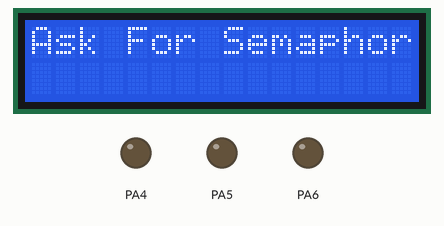
Recording of a program running on a simulated ATmega32, built with avr-gcc and emulated at 16 MHz. Parts: 16×2 character LCD, output pins drawn as LEDs (lit = HIGH). Wiring (inferred from the names in the program): character LCD (HD44780): RS PA3; E PA2; data PB0, PB1, PB2, PB4. Pins used as bus, display or sensor lines are not drawn.

Above: at 0.4 s.
At 1.0 s:
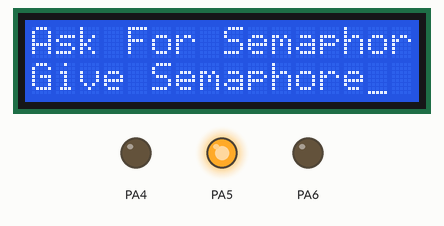
At 2.2 s:
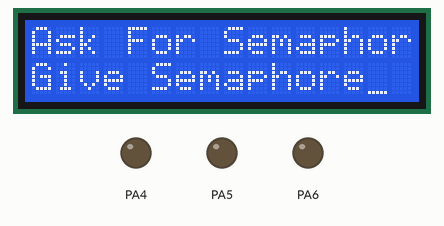
At 11.53 s:
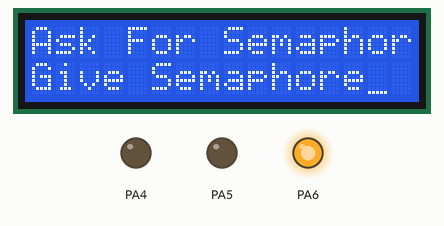
At 19.96 s:
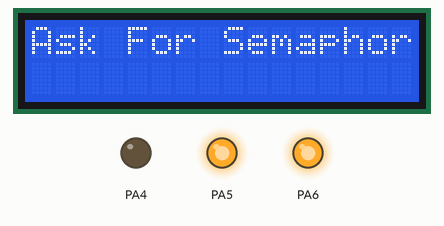
At 38.41 s:
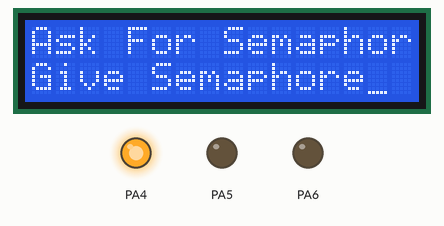
Timing chart, 0 to 40.0 s (numbered marks = the images above):
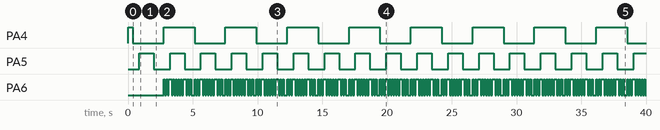

Measured:
- by itself, PA4: repeats every 4.8 s: LOW 2.4 s, HIGH 2.4 s
- by itself, PA5: alternates HIGH for 1.1 s and LOW for 1.3 s
- by itself, PA6: repeats every 2.4 s: LOW 0.10 s, HIGH 0.10 s, LOW 0.10 s, HIGH 0.22 s, 4 × (LOW 0.10 s, HIGH 0.10 s), LOW 0.10 s, HIGH 0.22 s, 2 × (LOW 0.10 s, HIGH 0.10 s), LOW 0.25 s, HIGH 0.10 s
- what the display in image 0 shows lasts 0.6 s, from 0.4 s to 1.0 s
- what the display in image 1 shows lasts 1.8 s, from 1.0 s to 2.8 s

The program:

Schedular_With_Semaphore.c
```c
/*
 * rtos.c
 *
 * Created: 11/17/2023 1:00:05 PM
 *  Author: MERNA
 */

#define F_CPU			16000000UL
#include "util/delay.h"

#include "UTIL/STD_TYPES.h"
#include "Schedular.h"
#include "MCAL/DIO/DIO_INTERFACE.h"
#include "MCAL/PORT/PORT_INTERFACE.h"
#include "MCAL/GIE/GIE_INTERFACE.h"
#include "HAL/LCD/LCD_INTERFACE.h"

extern volatile u8 chosen_task;
extern volatile BaseType_t choose_Done;
extern Task_t Task_arr[MAX_NUMBER_OF_PRIORITY][MAX_NUMBER_OF_SAME_PRIORITY];

semaphore_t sema_task;

/****************************************************************************/
void Task1(void)
{
	LCD_SendCMD(CLR_SCREEN);
	LCD_Send_XY(1,1,"Ask For Semaphore");
	while(pdFALSE == Semaphore_Take(&sema_task,100));
	Dio_FlipChannel(PA_4);

}

/****************************************************************************/
void Task2(void)
{
	Dio_FlipChannel(PA_5);
	LCD_Send_XY(2,1,"Give Semaphore");
	Semaphore_Give(&sema_task);
}
/****************************************************************************/
void Task3(void)
{
		Dio_FlipChannel(PA_6);
}

/****************************************************************************/
int main(void)
{
	Port_Init();
	Dio_WriteChannel(PA_4,1);
	LCD_Init();
	/* Three Tasks with the same priority (1)
	Task1: has periodicity = 2000 tick , First Delay = 0 , asks for semaphore
	Task2: has periodicity = 1000 tick , First Delay = 500 , gives semaphore
	Task3: has periodicity = 100 tick , First Delay = 2000
	*/
	Create_Task(Task1,0,2000,0);
	Create_Task(Task2,1,1000,500);
	Create_Task(Task3,2,100,2000);

	Create_SemaphoreBinary(&sema_task);

	Start_System();
	u8 row,col;
    while(1)
    {

    }
}
```

Schedular.c
```c
/*
 * Schedular.c
 *
 * Created: 11/17/2023 1:01:45 PM
 *  Author: MERNA
 */
#include "UTIL/STD_TYPES.h"
#include "MCAL/GIE/GIE_INTERFACE.h"
#include "MCAL/TMR0/TMR0_INTERFACE.h"
#include "Schedular.h"


/* Semaphore array */
semaphore_t* sema_arr[MAX_SEMAPHORE_NUMBER];
u8 Number_of_Semaphores = 0;

/****************************************************************************/
void TMR0_ISR(void)
{
	Schedular();
}
/******************************************************************************/
/* 2D array to handle tasks with the same priority */
Task_t Task_arr[MAX_NUMBER_OF_PRIORITY][MAX_NUMBER_OF_SAME_PRIORITY];
u8 Number_of_Tasks ;

volatile u8 chosen_task = 255;
volatile BaseType_t choose_Done = pdFALSE;
/******************************************************************************/
BaseType_t Create_Task(void (*ptr)(void),u8 Priority,u16 priodicity,u16 First_d)
{
	for(u8 i=0 ; i<MAX_NUMBER_OF_SAME_PRIORITY ; i++)
	{
		if(Task_arr[Priority][i].func==NULL && ptr != NULL)
		{
			Task_arr[Priority][i].func = ptr;
			Task_arr[Priority][i].Periodicity = priodicity;
			Task_arr[Priority][i].First_delay = First_d;
			Task_arr[Priority][i].state = Ready;
			return pdTRUE;
		}
	}
	return pdFALSE;
}

/******************************************************************************/
BaseType_t Task_Delete(void(*ptr)(void))
{
	u8 i,j;
	for(i=0 ; i<MAX_NUMBER_OF_PRIORITY ; i++)
	{
		for(j=0 ; j<MAX_NUMBER_OF_SAME_PRIORITY ; j++)
		{
			if(Task_arr[i][j].func == ptr)
			{
				Task_arr[i][j].func = NULL;
				Task_arr[i][j].state = Dormant;
				return pdTRUE;
			}
		}
	}
	return pdFALSE;
}

/******************************************************************************/
void Schedular(void)
{
	static u32 counter = 0;
	u8 i,j;
	for(i=0 ; i<MAX_NUMBER_OF_PRIORITY ; i++)
	{
		for(j=0 ; j<MAX_NUMBER_OF_SAME_PRIORITY ; j++)
		{
			if(Task_arr[i][j].func != NULL)
			{
				if(Task_arr[i][j].First_delay == 0 && chosen_task == 255)
				{
					Task_arr[i][j].func();
					Task_arr[i][j].First_delay = Task_arr[i][j].Periodicity-1;
				}
				else if(Task_arr[i][j].First_delay != 0)
				{
					Task_arr[i][j].First_delay --;
				}
			}
		}

		if(i<Number_of_Semaphores && sema_arr[i]->TimeOut>0)
		{
			sema_arr[i]->TimeOut--;
		}
	}
	counter++;
}

/******************************************************************************/

void Start_System(void)
{
	GI_vEnable();
	TMR0_vInit();
	TMR0_vSetDelay_ms_UsingCTC(TICK_TIME);
	TMR0_vSetCallBack_COMP(TMR0_ISR);
	TMR0_vStart();
	choose_Done == pdFALSE;
}

/******************************************************************************/

/********************************* Semaphore *********************************/

void Create_SemaphoreBinary(semaphore_t* semaphore)
{
	semaphore->create = SEMAPHORE_CREATE_YES;
	semaphore->state = SEMAPHORE_NOT_USED;
	semaphore->TimeOut = 0;
	sema_arr[Number_of_Semaphores] = semaphore;
	Number_of_Semaphores++;
}

/******************************************************************************/

BaseType_t Semaphore_Take(semaphore_t* semaphore,u16 TimeOut)
{
	semaphore->TimeOut = TimeOut;
	while(semaphore->TimeOut > 0)
	{
		if(semaphore->state == SEMAPHORE_NOT_USED)
		{
			semaphore->state = SEMAPHORE_USED;
			semaphore->TimeOut = 0;
			return pdTRUE;
		}
	}
	return pdFALSE;
}

/******************************************************************************/

void Semaphore_Give(semaphore_t* semaphore)
{
	semaphore->state = SEMAPHORE_NOT_USED;
}

/******************************************************************************/
void Semaphore_Delete(semaphore_t* semaphore)
{
	semaphore->create = SEMAPHORE_CREATE_NO;
	semaphore->state = SEMAPHORE_NOT_USED;
	semaphore->TimeOut = 0;
}

/******************************************************************************/
```

Schedular.h
```c
/*
 * Schedular.h
 *
 * Created: 11/17/2023 1:02:06 PM
 *  Author: MERNA
 */


#ifndef SCHEDULAR_H_
#define SCHEDULAR_H_

#include "UTIL/STD_TYPES.h"
/**********************************************************************************/
typedef enum{
	Dormant,
	Ready,
	Running,
	Waiting
}state_t;

/**********************************************************************************/
typedef struct{
	u16 Periodicity;
	u16 First_delay;
	state_t state;
	void (*func)(void);
}Task_t;
/***********************************************************************************/
typedef enum{
	pdTRUE,
	pdFALSE
}BaseType_t;
/***********************************************************************************/
typedef struct{
	u8 create;
	u8 state;
	s16 TimeOut;
}semaphore_t;

/***********************************************************************************/

#define TICK_TIME							1
#define MAX_NUMBER_OF_PRIORITY				10
#define MAX_NUMBER_OF_SAME_PRIORITY			3


#define MAX_SEMAPHORE_NUMBER				3

#define SEMAPHORE_CREATE_YES				1
#define SEMAPHORE_CREATE_NO					2

#define SEMAPHORE_USED						1
#define SEMAPHORE_NOT_USED					2

/**********************************************************************************/

BaseType_t Create_Task(void (*ptr)(void),u8 Priority,u16 priodicity,u16 First_d);

BaseType_t Task_Delete(void(*ptr)(void));

void Schedular(void);

void Start_System(void);


void Create_SemaphoreBinary(semaphore_t* semaphore);

BaseType_t Semaphore_Take(semaphore_t* semaphore,u16 TimeOut);

void Semaphore_Give(semaphore_t* semaphore);

void Semaphore_Delete(semaphore_t* semaphore);

#endif /* SCHEDULAR_H_ */
```

LCD_CONFIG.h
```c
/*
 * LCD_config.h
 *
 * Created: 10/21/2023 2:10:40 PM
 *  Author: MERNA
 */


#ifndef LCD_CONFIG_H_
#define LCD_CONFIG_H_


#define LCD_D4			PB_0
#define LCD_D5			PB_1
#define LCD_D6			PB_2
#define LCD_D7			PB_4

#define LCD_RS			PA_3
#define LCD_EN			PA_2


#endif /* LCD_CONFIG_H_ */
```

LCD_INTERFACE.h
```c
/*
 * LCD.h
 *
 * Created: 10/21/2023 2:10:27 PM
 *  Author: MERNA
 */


#ifndef LCD_H_
#define LCD_H_

/* ################################# Includes ##################################*/
#define F_CPU	16000000UL
#include "util/delay.h"
#include "../../MCAL/DIO/DIO_INTERFACE.h"

/* ################################## Macros ####################################*/


/* Commands */
#define EIGHT_BIT			  0x38
#define FOUR_BIT			  0x28
#define CLR_SCREEN			  0x01
#define DISPLAY_ON_CURSOR_ON  0x0E
#define DISPLAY_ON_CURSOR_OFF 0x0C
#define ENTRY_MODE			  0x06
#define RETURN_HOME			  0x02
#define ROW1_START			  0x80
#define ROW2_START			  0xC0 //0x80 + 0x40


void LCD_Init(void);

static void LCD_SendTrigger(void);

void LCD_SendCMD(u8 Command);

void LCD_SendData(u8 Data);

void LCD_SendString(char* String);

void LCD_Send_XY(u8 X,u8 Y,char* String);

void LCD_vSendNumber(u16 Copy_u16Number);

#endif /* LCD_H_ */
```

LCD_PROGRAM.c
```c
/*
 * LCD.c
 *
 * Created: 10/21/2023 2:10:12 PM
 *  Author: MERNA
 */
#include "LCD_INTERFACE.h"
#include "LCD_CONFIG.h"

void LCD_Init(void)
{
	_delay_ms(150);
	LCD_SendCMD(RETURN_HOME);
	_delay_ms(10);
	LCD_SendCMD(FOUR_BIT);
	_delay_ms(1);
	LCD_SendCMD(DISPLAY_ON_CURSOR_ON);
	_delay_ms(1);
	LCD_SendCMD(CLR_SCREEN);
	_delay_ms(10);
	LCD_SendCMD(ENTRY_MODE);
	_delay_ms(1);
}

void LCD_SendCMD(u8 Command)
{
	Dio_WriteChannel(LCD_D4,GET_BIT(Command,4));
	Dio_WriteChannel(LCD_D5,GET_BIT(Command,5));
	Dio_WriteChannel(LCD_D6,GET_BIT(Command,6));
	Dio_WriteChannel(LCD_D7,GET_BIT(Command,7));
	Dio_WriteChannel(LCD_RS,STD_LOW);
	LCD_SendTrigger();
	Dio_WriteChannel(LCD_D4,GET_BIT(Command,0));
	Dio_WriteChannel(LCD_D5,GET_BIT(Command,1));
	Dio_WriteChannel(LCD_D6,GET_BIT(Command,2));
	Dio_WriteChannel(LCD_D7,GET_BIT(Command,3));
	Dio_WriteChannel(LCD_RS,STD_LOW);
	LCD_SendTrigger();
}


void LCD_SendData(u8 Data)
{
	Dio_WriteChannel(LCD_D4,GET_BIT(Data,4));
	Dio_WriteChannel(LCD_D5,GET_BIT(Data,5));
	Dio_WriteChannel(LCD_D6,GET_BIT(Data,6));
	Dio_WriteChannel(LCD_D7,GET_BIT(Data,7));
	Dio_WriteChannel(LCD_RS,STD_HIGH);
	LCD_SendTrigger();
	Dio_WriteChannel(LCD_D4,GET_BIT(Data,0));
	Dio_WriteChannel(LCD_D5,GET_BIT(Data,1));
	Dio_WriteChannel(LCD_D6,GET_BIT(Data,2));
	Dio_WriteChannel(LCD_D7,GET_BIT(Data,3));
	Dio_WriteChannel(LCD_RS,STD_HIGH);
	LCD_SendTrigger();
}

static void LCD_SendTrigger(void)
{
	Dio_WriteChannel(LCD_EN,STD_HIGH);
	_delay_ms(2);
	Dio_WriteChannel(LCD_EN,STD_LOW);
	_delay_ms(2);
}

void LCD_SendString(char* String)
{
	while(*String != '\0')
	{
		LCD_SendData(*String);
		String++;
	}
}

void LCD_Send_XY(u8 X,u8 Y,char* String)
{
	u8 LOC;
	if(X==1 || X>4)
	{
		LOC = ROW1_START+Y-1;
	}
	else if(X==2)
	{
		LOC = ROW1_START+(0x40)+Y-1;
	}
	else if(X==3)
	{
		LOC = ROW1_START+(0x14)+Y-1;
	}
	else
	{
		LOC = ROW1_START+(0x54)+Y-1;
	}
	LCD_SendCMD(LOC);
	LCD_SendString(String);
}


void LCD_vSendNumber(u16 Copy_u16Number)
{
	u8 LOC_Arr[10];
	u8 LOC_i=0;
	if(Copy_u16Number == 0)
	{
		LCD_SendData('0');
	}
	else
	{
		while(Copy_u16Number != 0)
		{
			LOC_Arr[LOC_i] = Copy_u16Number%10;
			Copy_u16Number /= 10;
			LOC_i++;
		}
		while(LOC_i>0)
		{
			LOC_i--;
			LCD_SendData(LOC_Arr[LOC_i]+48);
		}
	}
}
```

DIO_INTERFACE.h
```c
/*
 * DIO.h
 *
 * Created: 10/20/2023 10:15:13 AM
 *  Author: MERNA
 */


#ifndef DIO_H_
#define DIO_H_

/******************************** Includes ***************************************/
#include "../../UTIL/STD_TYPES.h"
#include "../../UTIL/BIT_MATH.h"
#include "DIO_TYPES.h"
#include "DIO_REGISTER.h"


/******************************** Prototypes ***************************************/
void Dio_WriteChannel(Dio_ChannelType ChannelId, Dio_LevelType Level);

Dio_LevelType Dio_ReadChannel(Dio_ChannelType ChannelId);

Dio_PortLevelType Dio_ReadPort(Dio_PortType PortId);

void Dio_WritePort(Dio_PortType PortId,Dio_PortLevelType Level);

Dio_LevelType Dio_FlipChannel(Dio_ChannelType ChannelId);

#endif /* DIO_H_ */
```

DIO_PROGRAM.c
```c
/*
 * DIO.c
 *
 * Created: 10/20/2023 10:16:06 AM
 *  Author: MERNA
 */
#include "DIO_INTERFACE.h"
/******************************************************************************************/
void Dio_WriteChannel(Dio_ChannelType ChannelId, Dio_LevelType Level)
{
	switch(ChannelId/8)
	{
		/* PortA */
		case 0:
		if(Level == 1){
			SET_BIT(PORTA,ChannelId);
		}else {
			CLR_BIT(PORTA,ChannelId);
		}
		break;

		/* PortB */
		case 1:
		if(Level == 1){
			SET_BIT(PORTB,ChannelId%8);
		}else {
			CLR_BIT(PORTB,ChannelId%8);
		}
		break;

		/* PortC */
		case 2:
		if(Level == 1){
			SET_BIT(PORTC,ChannelId%8);
		}else {
			CLR_BIT(PORTC,ChannelId%8);
		}
		break;

		/* PortD */
		case 3:
		if(Level == 1){
			SET_BIT(PORTD,ChannelId%8);
		}else {
			CLR_BIT(PORTD,ChannelId%8);
		}
		break;

		default:
		break;
	}
}
/******************************************************************************************/
Dio_LevelType Dio_ReadChannel(Dio_ChannelType ChannelId)
{
	/*volatile u8* PINs[4]={0x39,0x36,0x33,0x30};
	Dio_LevelType Ret = GET_BIT(*(volatile u8*)PINs[ChannelId/8],ChannelId%8);
	return Ret;*/
	Dio_LevelType Ret=0;
	switch(ChannelId/8)
	{
		case Dio_PORTA:
		Ret = GET_BIT(PINA,ChannelId);
		break;

		case Dio_PORTB:
		Ret = GET_BIT(PINB,ChannelId%8);
		break;

		case Dio_PORTC:
		Ret = GET_BIT(PINC,ChannelId%8);
		break;

		case Dio_PORTD:
		Ret = GET_BIT(PIND,ChannelId%8);
		break;

		default:
		break;
	}
	return Ret;
}
/*******************************************************************************************/
Dio_PortLevelType Dio_ReadPort(Dio_PortType PortId)
{
	Dio_PortLevelType Ret;
	switch(PortId)
	{
		case Dio_PORTA:
			Ret = PINA;
			break;

		case Dio_PORTB:
			Ret = PINB;
			break;

		case Dio_PORTC:
			Ret = PINC;
			break;

		case Dio_PORTD:
			Ret = PIND;
			break;

		default:
			break;
	}
}
/*******************************************************************************************/
void Dio_WritePort(Dio_PortType PortId,Dio_PortLevelType Level)
{
	switch(PortId)
	{
		case Dio_PORTA:
		PORTA = Level;
		break;

		case Dio_PORTB:
		PORTB = Level;
		break;

		case Dio_PORTC:
		PORTC = Level;
		break;

		case Dio_PORTD:
		PORTD = Level;
		break;

		default:
		break;
	}
}

/*******************************************************************************************/
Dio_LevelType Dio_FlipChannel(Dio_ChannelType ChannelId)
{
	Dio_LevelType Ret=0;
	switch(ChannelId/8)
	{
		case Dio_PORTA:
			TOG_BIT(PORTA,ChannelId);
			Ret = GET_BIT(PORTA,ChannelId);
			break;

		case Dio_PORTB:
			TOG_BIT(PORTB,ChannelId%8);
			Ret = GET_BIT(PORTB,ChannelId%8);
			break;

		case Dio_PORTC:
			TOG_BIT(PORTC,ChannelId%8);
			Ret = GET_BIT(PORTC,ChannelId%8);
			break;

		case Dio_PORTD:
			TOG_BIT(PORTD,ChannelId%8);
			Ret = GET_BIT(PORTD,ChannelId%8);
			break;

		default:
			break;
	}
	return Ret;
}
/*******************************************************************************************/
```

DIO_REGISTER.h
```c
#ifndef _DIO_REGISTER_H
#define _DIO_REGISTER_H


//macros for IO registers of portA
#define DDRA		*((volatile u8*)(0x3A))
#define PORTA		*((volatile u8*)(0x3B))
#define PINA		*((volatile u8*)(0x39))

//macros for IO registers of portB
#define DDRB		*((volatile u8*)(0x37))
#define PORTB		*((volatile u8*)(0x38))
#define PINB		*((volatile u8*)(0x36))

//macros for IO registers of portC
#define DDRC		*((volatile u8*)(0x34))
#define PORTC		*((volatile u8*)(0x35))
#define PINC		*((volatile u8*)(0x33))

//macros for IO registers of portD
#define DDRD		*((volatile u8*)(0x31))
#define PORTD		*((volatile u8*)(0x32))
#define PIND		*((volatile u8*)(0x30))


#endif
```

DIO_TYPES.h
```c
#ifndef _DIO_TYPES_H
#define _DIO_TYPES_H

/********************************* Datatypes *************************************/
typedef enum{
	PA_0,
	PA_1,
	PA_2,
	PA_3,
	PA_4,
	PA_5,
	PA_6,
	PA_7,
	PB_0,
	PB_1,
	PB_2,
	PB_3,
	PB_4,
	PB_5,
	PB_6,
	PB_7,
	PC_0,
	PC_1,
	PC_2,
	PC_3,
	PC_4,
	PC_5,
	PC_6,
	PC_7,
	PD_0,
	PD_1,
	PD_2,
	PD_3,
	PD_4,
	PD_5,
	PD_6,
	PD_7
}Dio_ChannelType;
/********************************************************************************/
typedef enum{
	STD_LOW,
	STD_HIGH
}Dio_LevelType;
/********************************************************************************/
typedef enum{
	Dio_PORTA,
	Dio_PORTB,
	Dio_PORTC,
	Dio_PORTD
}Dio_PortType;
/********************************************************************************/
typedef u8 Dio_PortLevelType;
/********************************************************************************/


#endif
```

GIE_INTERFACE.h
```c
/*
 * GIE.h
 *
 * Created: 10/22/2023 1:30:00 PM
 *  Author: MERNA
 */


#ifndef GIE_H_
#define GIE_H_


/********************************** Includes *******************************/
#include "../../UTIL/STD_TYPES.h"
#include "../../UTIL/BIT_MATH.h"


/********************************** Prototypes *******************************/

void GI_vEnable(void);

void GI_vDisable(void);

#endif /* GIE_H_ */
```

GIE_PROGRAM.c
```c
/*
 * GIE.c
 *
 * Created: 10/22/2023 1:29:25 PM
 *  Author: MERNA
 */

#include "GIE_INTERFACE.h"
#include "GIE_REGISTER.h"

/********************************************************************************/
void GI_vEnable(void)
{
	SET_BIT(SREG,I_BIT);
}
/********************************************************************************/
void GI_vDisable(void)
{
	CLR_BIT(SREG,I_BIT);
}
/********************************************************************************/
```

GIE_REGISTER.h
```c
/*
 * GIE_REGISTER.h
 *
 * Created: 10/22/2023 1:30:18 PM
 *  Author: MERNA
 */


#ifndef GIE_REGISTER_H_
#define GIE_REGISTER_H_

#define SREG		*((volatile u8*)(0x5F))

#define I_BIT				7

#endif /* GIE_REGISTER_H_ */
```

PORT_CONFIG.c
```c
/*
 * PORT_config.c
 *
 * Created: 10/21/2023 9:52:22 AM
 *  Author: MERNA
 */

#include "PORT_INTERFACE.h"
#include "PORT_CONFIG.h"

Port_ConfigType Port_cngs[]={

//led
{Dio_PORTA,DIO_Pin4,PORT_PIN_OUT},
{Dio_PORTA,DIO_Pin5,PORT_PIN_OUT},
{Dio_PORTA,DIO_Pin6,PORT_PIN_OUT},

{Dio_PORTA,DIO_Pin2,PORT_PIN_OUT},
{Dio_PORTA,DIO_Pin3,PORT_PIN_OUT},
{Dio_PORTB,DIO_Pin0,PORT_PIN_OUT},
{Dio_PORTB,DIO_Pin1,PORT_PIN_OUT},
{Dio_PORTB,DIO_Pin2,PORT_PIN_OUT},
{Dio_PORTB,DIO_Pin4,PORT_PIN_OUT},
{-1,-1,-1}
};
```

PORT_CONFIG.h
```c
/*
 * PORT_config.h
 *
 * Created: 10/20/2023 3:10:04 PM
 *  Author: K I N G
 */


#ifndef PORT_CONFIG_H_
#define PORT_CONFIG_H_

#define MAX_NUMBER_OF_PINS		32

/********************************************************************************/
typedef struct{
	Dio_PortType Port;
	Port_PinType Pin;
	Port_PinDirectionType Dir;
}Port_ConfigType;

#endif /* PORT_CONFIG_H_ */
```

PORT_INTERFACE.h
```c
/*
 * PORT.h
 *
 * Created: 10/20/2023 2:32:32 PM
 *  Author: MERNA
 */


#ifndef PORT_H_
#define PORT_H_


/******************************** Includes ***************************************/
#include "../../UTIL/STD_TYPES.h"
#include "../../UTIL/BIT_MATH.h"
#include "../DIO/DIO_INTERFACE.h"
#include "PORT_TYPES.h"
#include "PORT_CONFIG.h"
#include "PORT_REGISTER.h"


/******************************** Prototypes ***************************************/
void Port_Init(void);

#endif /* PORT_H_ */
```

PORT_REGISTER.h
```c
#ifndef _PORT_REGISTER_H
#define _PORT_REGISTER_H


//Data Direction Registers
#define DDRA		*((volatile u8*)(0x3A))
#define DDRB		*((volatile u8*)(0x37))
#define DDRC		*((volatile u8*)(0x34))
#define DDRD		*((volatile u8*)(0x31))


#endif
```

Source omitted: PORT_PROGRAM.c (1246 bytes), PORT_TYPES.h (489 bytes), TMR0_CONFIG.h (711 bytes), TMR0_INTERFACE.h (748 bytes), TMR0_PRIVATE.h (590 bytes), TMR0_PROGRAM.c (6355 bytes), TMR0_REGISTER.h (606 bytes), BIT_MATH.h (303 bytes), STD_TYPES.h (461 bytes)
